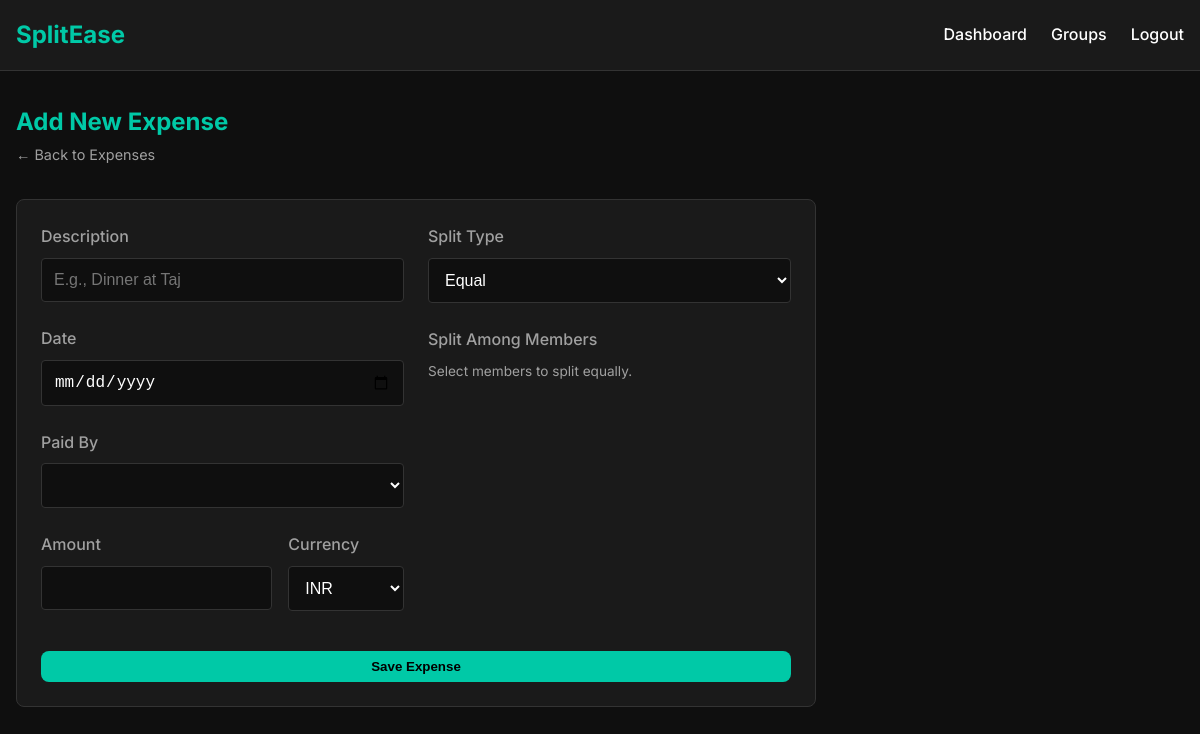
/groups/3/expenses/add (signed in), run on an earlier commit of the app's database.
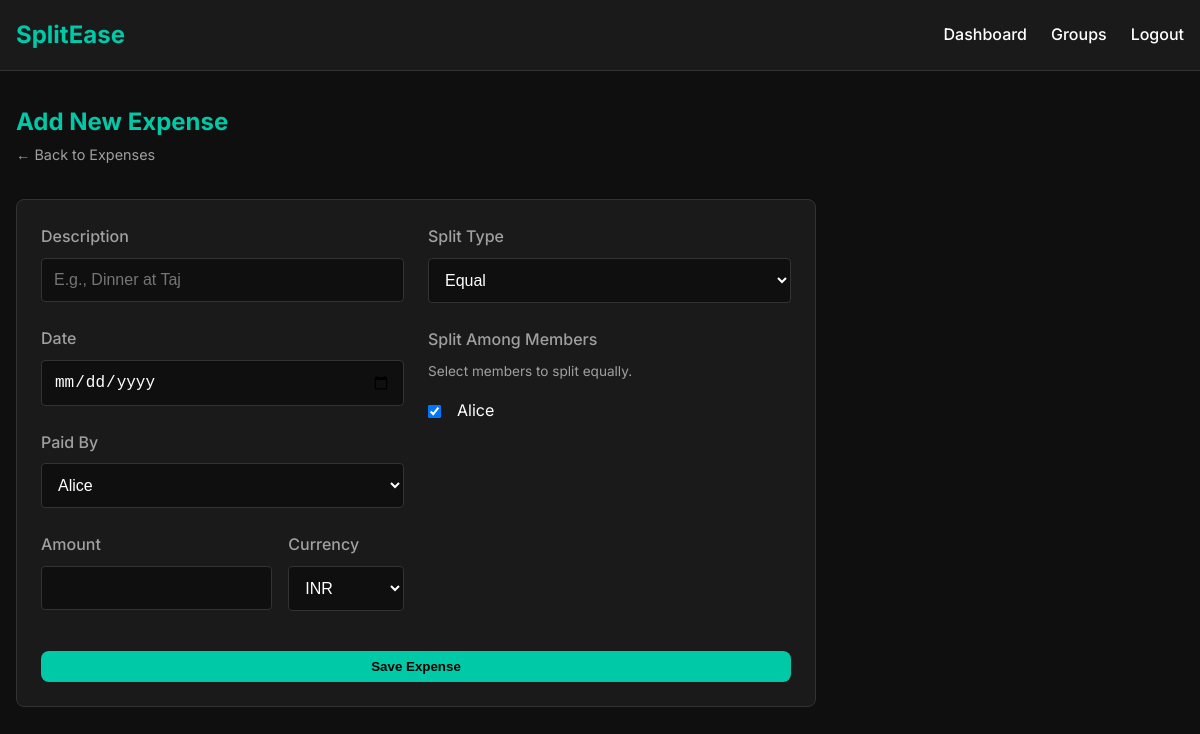
And on a later commit of the database.
### models.py (models this page shows, shortened)
class GroupMember(Base):
    __tablename__ = "group_members"
    id = Column(Integer, primary_key=True, index=True)
    group_id = Column(Integer, ForeignKey("groups.id"), index=True)
    user_id = Column(Integer, ForeignKey("users.id"), index=True)
    joined_at = Column(Date, nullable=False)
    left_at = Column(Date, nullable=True) # NULL means still active
    group = relationship("Group", back_populates="members")
    user = relationship("User", back_populates="group_memberships")

class User(Base):
    __tablename__ = "users"
    id = Column(Integer, primary_key=True, index=True)
    name = Column(String, nullable=False)
    email = Column(String, unique=True, index=True, nullable=False)
    password_hash = Column(String, nullable=False)
    created_at = Column(DateTime, default=func.now())
    group_memberships = relationship("GroupMember", back_populates="user", cascade="all, delete-orphan")
    expenses_paid = relationship("Expense", back_populates="payer")
    expense_splits = relationship("ExpenseSplit", back_populates="user")
    settlements_paid = relationship("Settlement", foreign_keys="[Settlement.from_user_id]", back_populates="from_user")
    settlements_received = relationship("Settlement", foreign_keys="[Settlement.to_user_id]", back_populates="to_user")

### routers/expense_routes.py (the view)
@router.get("/groups/{group_id}/expenses/add", response_class=HTMLResponse)
async def add_expense_page(
    request: Request,
    group_id: int,
    db: Session = Depends(get_db),
    current_user: User = Depends(get_current_user)
):
    group = db.query(Group).filter(Group.id == group_id).first()
    members = db.query(GroupMember).filter(
        GroupMember.group_id == group_id,
        GroupMember.left_at == None
    ).all()
    return templates.TemplateResponse(request=request, name="expense_add.html", context=
        {"request": request, "user": current_user, "group": group, "members": members}
    )

### templates/expense_add.html (shortened to what this page needs)
{% extends "base.html" %}
{% block content %}
<div style="margin-bottom: 2rem;">
    <h2 style="color: var(--accent-teal);">Add New Expense</h2>
    <a href="/groups/{{ group.id }}/expenses" style="color: var(--text-muted); font-size: 0.9rem;">&larr; Back to Expenses</a>
</div>
<div class="card" style="max-width: 800px;">
    <form action="/groups/{{ group.id }}/expenses" method="POST" id="expenseForm">
        <div style="display: grid; grid-template-columns: 1fr 1fr; gap: 1.5rem;">
            <div>
                <div class="form-group">
                    <label class="form-label">Description</label>
                    <input type="text" name="description" class="form-control" required placeholder="E.g., Dinner at Taj">
                </div>
                <div class="form-group">
                    <label class="form-label">Date</label>
                    <input type="date" name="date" class="form-control" required>
                </div>
                <div class="form-group">
                    <label class="form-label">Paid By</label>
                    <select name="paid_by" class="form-control" required>
                        {% for member in members %}
                            <option value="{{ member.user.id }}" {% if member.user.id == user.id %}selected{% endif %}>{{ member.user.name }}</option>
                        {% endfor %}
                    </select>
                </div>
                <div style="display: flex; gap: 1rem;">
                    <div class="form-group" style="flex: 2;">
                        <label class="form-label">Amount</label>
                        <input type="number" step="0.01" name="amount" id="amount" class="form-control" required>
                    </div>
                    <div class="form-group" style="flex: 1;">
                        <label class="form-label">Currency</label>
                        <select name="currency" class="form-control">
                            <option value="INR">INR</option>
                        </select>
                    </div>
                </div>
            </div>
            <div>
                <div class="form-group">
                    <label class="form-label">Split Type</label>
                    <select name="split_type" id="split_type" class="form-control" required onchange="updateSplitFields()">
                        <option value="equal">Equal</option>
                    </select>
                </div>
                <div id="split_members_container">
                    <label class="form-label">Split Among Members</label>
                    <p style="color: var(--text-muted); font-size: 0.85rem; margin-bottom: 1rem;" id="split_help_text">
                        Select members to split equally.
                    </p>
                    {% for member in members %}
                    <div style="display: flex; align-items: center; gap: 1rem; margin-bottom: 0.5rem;">
                        <input type="checkbox" name="split_with" value="{{ member.user.id }}" checked id="check_{{ member.user.id }}" class="member-checkbox">
                        <label for="check_{{ member.user.id }}" style="flex: 1;">{{ member.user.name }}</label>
                    </div>
                    {% endfor %}
                </div>
            </div>
        </div>
        <button type="submit" class="btn btn-primary" style="width: 100%; margin-top: 1rem;">Save Expense</button>
    </form>
</div>
{% endblock %}

### templates/base.html (shortened to what this page needs)
<!DOCTYPE html>
<html lang="en">
<head>
    <link rel="stylesheet" href="/static/style.css">
</head>
<body>
    <nav class="navbar">
        <div class="nav-container">
            <a href="/" class="nav-logo">SplitEase</a>
            <div class="nav-links">
                {% if user %}
                    <a href="/dashboard" class="nav-item">Dashboard</a>
                    <a href="/groups" class="nav-item">Groups</a>
                    <a href="/logout" class="nav-item logout-btn">Logout</a>
                {% else %}
                    <a href="/login" class="nav-item">Login</a>
                    <a href="/signup" class="nav-item btn-primary">Sign Up</a>
                {% endif %}
            </div>
        </div>
    </nav>
    <main class="container">
        {% block content %}{% endblock %}
    </main>
</body>
</html>

### static/style.css (style rules this page uses)
:root { --bg-dark: #0f0f0f; --bg-card: #1a1a1a; --text-main: #ffffff; --text-muted: #a0a0a0; --accent-teal: #00c9a7; --accent-teal-hover: #00b396; --error-red: #ff4d4f; --success-green: #28a745; --border-color: #333333; --border-radius: 8px; --spacing-md: 16px; --spacing-lg: 24px; }
* { box-sizing: border-box; margin: 0; padding: 0; }
body { font-family: 'Inter', sans-serif; background-color: var(--bg-dark); color: var(--text-main); line-height: 1.6; }
a { color: var(--accent-teal); text-decoration: none; transition: color 0.2s; }
.navbar { background-color: var(--bg-card); border-bottom: 1px solid var(--border-color); padding: 1rem 0; position: sticky; top: 0; z-index: 100; }
.nav-container { max-width: 1200px; margin: 0 auto; padding: 0 var(--spacing-md); display: flex; justify-content: space-between; align-items: center; }
.nav-logo { font-size: 1.5rem; font-weight: 700; color: var(--accent-teal); }
.nav-links { display: flex; gap: var(--spacing-lg); align-items: center; }
.nav-item { color: var(--text-main); font-weight: 500; }
.container { max-width: 1200px; margin: 2rem auto; padding: 0 var(--spacing-md); }
.btn { display: inline-block; padding: 0.5rem 1rem; border-radius: var(--border-radius); font-weight: 600; cursor: pointer; border: none; transition: all 0.2s; }
.btn-primary { background-color: var(--accent-teal); color: #000; }
.card { background-color: var(--bg-card); border: 1px solid var(--border-color); border-radius: var(--border-radius); padding: var(--spacing-lg); }
.form-group { margin-bottom: 1.5rem; }
.form-label { display: block; margin-bottom: 0.5rem; font-weight: 500; color: var(--text-muted); }
.form-control { width: 100%; padding: 0.75rem; background-color: var(--bg-dark); border: 1px solid var(--border-color); border-radius: 4px; color: var(--text-main); font-size: 1rem; }

What changed in the data, as far as the page shows it:
added GroupMember: user.name "Alice"
Also different on the page:
form field paid_by: (not shown) → "Alice"
